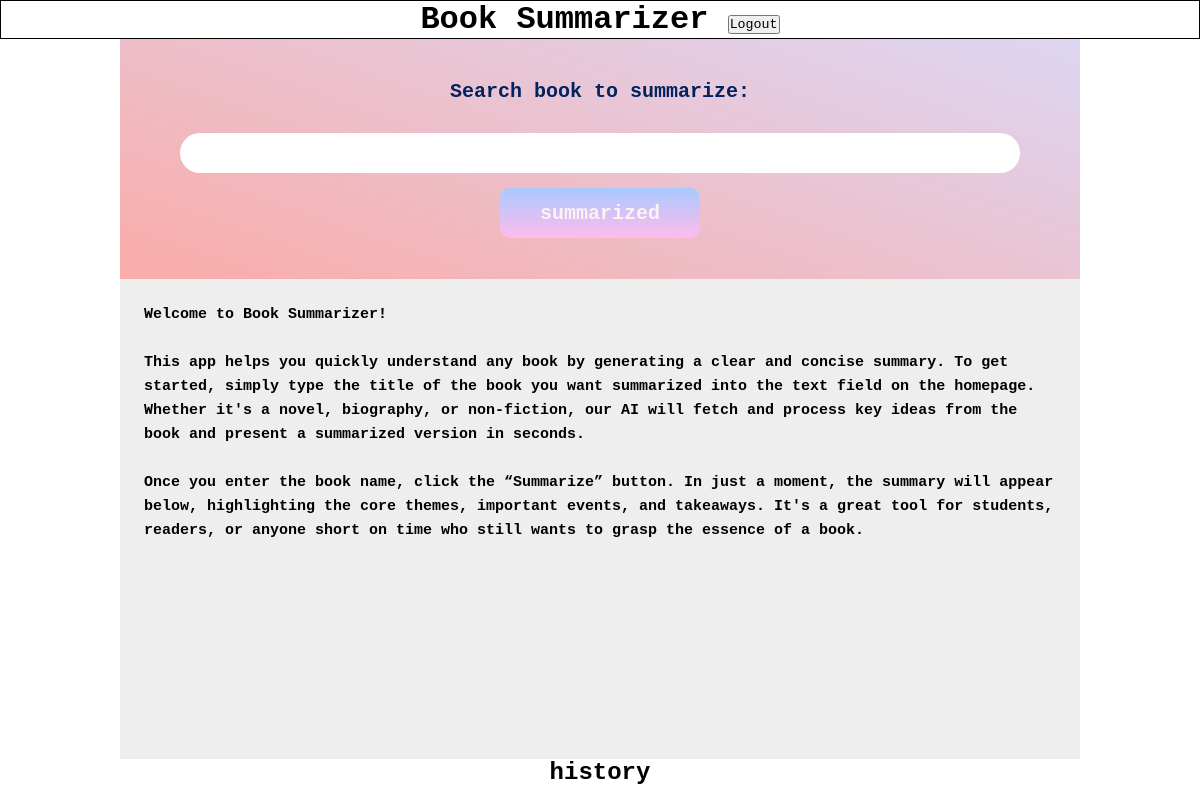
The app's page / (signed in), older data.
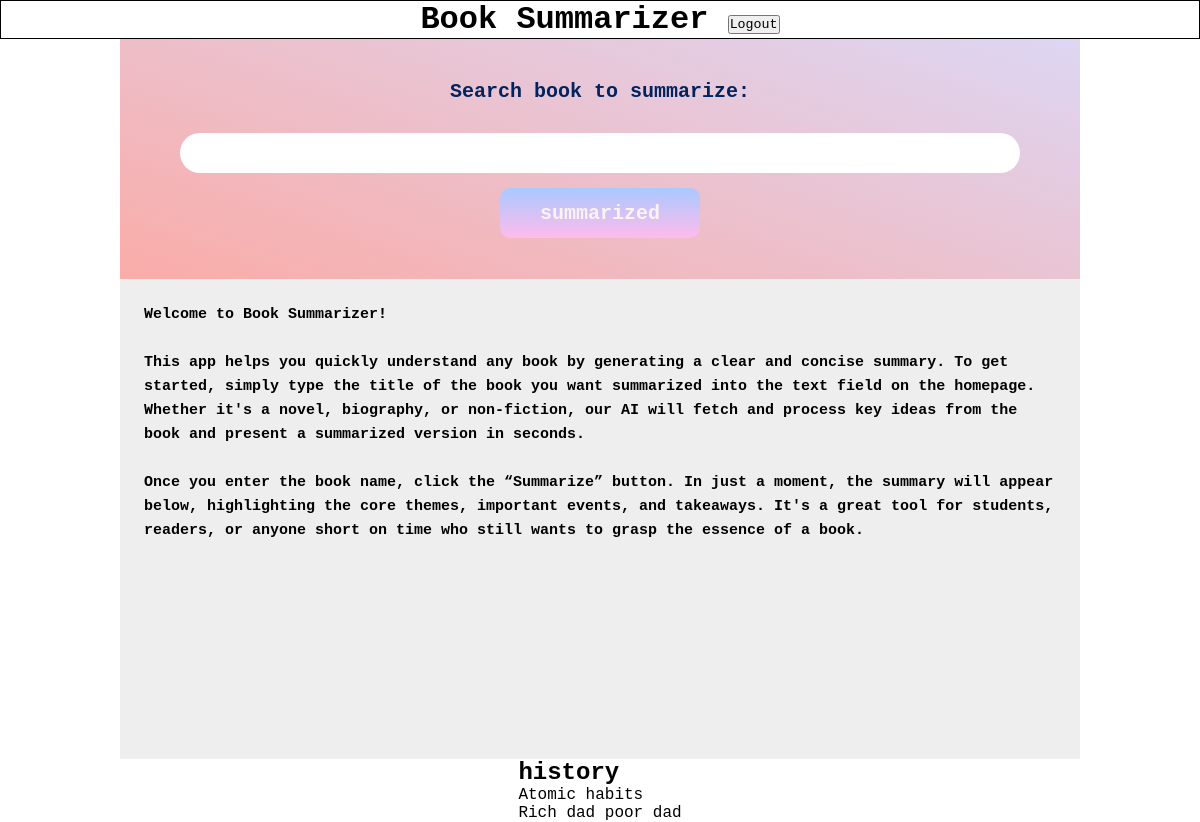
The same page, newer data.
### AI/models.py (models this page shows, shortened)
class Document(models.Model):
    owner = models.ForeignKey(User, on_delete=models.SET_NULL, null=True)
    id = models.UUIDField(
        primary_key=True, unique=True, default=uuid.uuid4, editable=False
    )
    Context = models.TextField(
        blank=True,
        null=True,
    )

### AI/views.py (the view, shortened to what this page needs)
# urls.py: path("", landingpage, name="landingpage"),
@login_required(login_url=reverse_lazy("logon"))
def landingpage(request):
    form = DocumentForm()
    summary = "Welcome to Book Summarizer!\n\nThis app helps you quickly understand any book by generating a clear and concise summary. To get started, simply type the title of the book you want summarized into the text field on the homepage. Whether it's a novel, biography, or non-fiction, our AI will fetch and process key ideas from the book and present a summarized version in seconds.\n \nOnce you enter the book name, click the “Summarize” button. In just a moment, the summary will appear below, highlighting the core themes, important events, and takeaways. It's a great tool for students, readers, or anyone short on time who still wants to grasp the essence of a book."
    try:
        history = Document.objects.filter(owner=request.user)
    except Document.DoesNotExist:
        history = None
    context = {"DocumentForm": form, "summary": summary, "history": history}
    return render(request, "AI/landing.html", context=context)

### AI/forms.py
class DocumentForm(ModelForm):
    class Meta:
        model = Document
        fields = ["Context"]
        labels = {"Context": "Search book to summarize"}

### AI/templates/AI/landing.html (shortened to what this page needs)
{% extends 'main.html' %}
{%block title%}
Book Summarizer
<a href="{% url 'logoff' %}">
    <button>Logout</button>
</a>
{%endblock%}
{%block content%}
<section class="grid">
    <div class="form">
        <form action="" method="post" class="bookdetail">
            {{DocumentForm}}
            <button type="submit">summarized</button>
        </form>
    </div>
    <div class="summarized">
        {{summary|linebreaksbr }}
    </div>
    <div>
        <h1>history</h1>
        {% for book in history%}
        {{book.Context}}<br>
        {%endfor%}
    </div>
</section>
{%endblock%}

### templates/main.html (shortened to what this page needs)
{% load static %}
<!DOCTYPE html>
<html lang="en">
<head>
    <link rel="stylesheet" href="{%static 'css/style.css'%}">
</head>
<body>
    <h1 class="title">{%block title%}{%endblock%}</h1>
    {%block content%}
    {%endblock%}
</body>
</html>

### static/css/style.css (style rules this page uses)
* { margin: 0; padding: 0; box-sizing: border-box; font-family: "Courier 10 Pitch", Courier, monospace; overflow-x: hidden; }
.title { width: 100%; text-align: center; border: 1px solid black; }
.grid { display: flex; flex-direction: column; align-items: center; width: 100%; }
.form { background-color: #FAACA8; background-image: linear-gradient(19deg, #FAACA8 0%, #DDD6F3 100%); height: 30vh; display: flex; align-items: center; justify-content: center; width: 80%; }
.summarized { align-items: center; justify-content: center; background-color: #eee; font-family: "Courier 10 Pitch", Courier, monospace; font-size: 15px; line-height: 1.6; width: 80%; overflow: auto; padding: 1.6em; font-weight: bold; min-height: 60vh; }
.bookdetail { display: flex; align-items: center; flex-direction: column; gap: 10px; overflow: visible; }
.bookdetail div label { display: block; text-align: center; font-size: 20px; color: #01235e; font-weight: bolder; margin-bottom: 20px; }
.bookdetail button { height: 50px; padding: 10px; width: 200px; font-size: 20px; color: #fcf2f2; font-weight: 900; background-color: #A9C9FF; background-image: linear-gradient(180deg, #A9C9FF 0%, #FFBBEC 100%); text-align: center; border-radius: 10px; border: none; transition: box-shadow 0.7s; }
.bookdetail div textarea { resize: none; font-family: 'Segoe UI', sans-serif; font-size: 16px; color: #333; font-weight: 500; height: 40px; width: 70vw; margin-top: 10px; text-align: center; padding: 5px; border-radius: 20px; transition: border 0.5s, box-shadow 0.7s; outline: none; border: none; }

Row changes from the older to the newer data that the page shows:
added Document: Context "Atomic habits"
added Document: Context "Rich dad poor dad"
